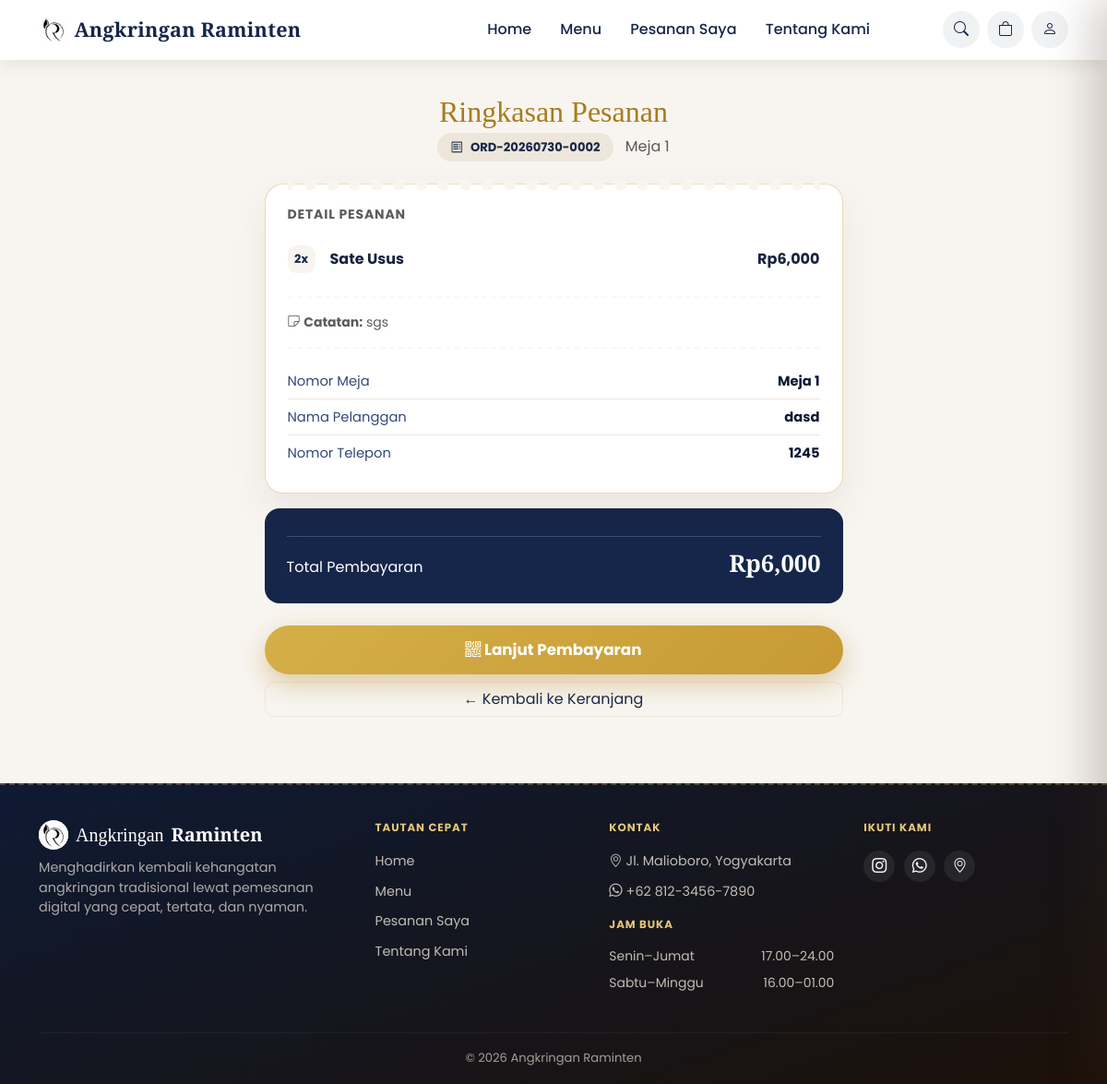
Page /checkout/summary/2 on the committed database.
### models/order.py (models this page shows, shortened)
class Order(db.Model):
    __tablename__ = "orders"
    id = db.Column(db.Integer, primary_key=True)
    order_number = db.Column(db.String(30), unique=True, nullable=True)
    table_id = db.Column(db.Integer, db.ForeignKey("tables.id"), nullable=True)
    table_number = db.Column(db.Integer, nullable=False)
    customer_name = db.Column(db.String(100), default="Pelanggan")
    customer_phone = db.Column(db.String(30), default="")
    note = db.Column(db.String(255), default="")
    _status = db.Column("status", db.String(30), default=STATUS_FLOW[0])
    _payment_status = db.Column("payment_status", db.String(20), default=PAYMENT_BELUM_DIBAYAR)
    payment_method = db.Column(db.String(20), default="QRIS")
    paid_at = db.Column(db.DateTime, nullable=True)
    created_at = db.Column(db.DateTime, default=datetime.utcnow)
    updated_at = db.Column(db.DateTime, default=datetime.utcnow, onupdate=datetime.utcnow)
    items = db.relationship("OrderItem", backref="order", lazy=True, cascade="all, delete-orphan")
    transaction = db.relationship("Transaction", backref="order", uselist=False, cascade="all, delete-orphan")
    @property
    def status(self):
        return self._status
    @status.setter
    def status(self, value):
        if value not in STATUS_FLOW:
            raise ValueError(f"Status pesanan '{value}' tidak valid.")
        self._status = value
        self.updated_at = datetime.utcnow()
    @property
    def payment_status(self):
        return self._payment_status
    @payment_status.setter
    def payment_status(self, value):
        if value not in PAYMENT_STATUS_FLOW:
            raise ValueError(f"Status pembayaran '{value}' tidak valid.")
        self._payment_status = value
    @property
    def is_paid(self):
        return self._payment_status == PAYMENT_LUNAS
    @property
    def total_price(self):
        return sum(item.subtotal for item in self.items)

class OrderItem(db.Model):
    __tablename__ = "order_items"
    id = db.Column(db.Integer, primary_key=True)
    order_id = db.Column(db.Integer, db.ForeignKey("orders.id"), nullable=False)
    menu_item_id = db.Column(db.Integer, db.ForeignKey("menu_items.id"), nullable=False)
    quantity = db.Column(db.Integer, default=1)
    price_at_order = db.Column(db.Float, nullable=False)
    @property
    def subtotal(self):
        return self.quantity * self.price_at_order

### models/menu.py (models this page shows, shortened)
class MenuItem(db.Model):
    __tablename__ = "menu_items"
    id = db.Column(db.Integer, primary_key=True)
    name = db.Column(db.String(100), nullable=False)
    _price = db.Column("price", db.Float, nullable=False)
    category = db.Column(db.String(20), nullable=False)  # Makanan / Minuman / Cemilan
    description = db.Column(db.String(255), default="")
    image = db.Column(db.String(255), default="default-menu.jpg")
    is_available = db.Column(db.Boolean, default=True)
    order_items = db.relationship("OrderItem", backref="menu_item", lazy=True)
    @property
    def price(self):
        return self._price
    @price.setter
    def price(self, value):
        if value is None or value < 0:
            raise ValueError("Harga menu tidak boleh negatif.")
        self._price = value

### routes/customer.py (the view)
@customer_bp.route("/checkout/summary/<int:order_id>")
def order_summary(order_id):
    order = Order.query.get_or_404(order_id)
    if order.is_paid:
        return redirect(url_for("customer.receipt", order_id=order.id))
    return render_template("customer/order_summary.html", order=order)

### templates/customer/order_summary.html (shortened to what this page needs)
{% extends "customer/base.html" %}
{% block content %}
<div class="container py-4">
  <div class="row justify-content-center">
    <div class="col-lg-7">
      <h2 class="section-title mb-1 text-center">Ringkasan Pesanan</h2>
      <p class="text-muted mb-4 text-center">
        <span class="qris-order-chip"><i class="bi bi-receipt"></i> {{ order.order_number }}</span>
        &nbsp; <span class="text-muted">Meja {{ order.table_number }}</span>
      </p>
      <div class="ticket-card p-4 mb-3">
        <h6 class="text-uppercase small fw-bold text-muted mb-3" style="letter-spacing:.06em;">Detail Pesanan</h6>
        <div class="d-flex flex-column mb-2">
          {% for item in order.items %}
          <div class="order-line-item">
            <div class="d-flex align-items-center gap-3">
              <div class="order-line-qty">{{ item.quantity }}x</div>
              <div class="fw-bold">{{ item.menu_item.name }}</div>
            </div>
            <span class="fw-bold">Rp{{ '{:,.0f}'.format(item.subtotal) }}</span>
          </div>
          {% endfor %}
        </div>
        {% if order.note %}
        <hr class="ticket-divider">
        <p class="text-muted small mb-0"><i class="bi bi-sticky"></i> <strong>Catatan:</strong> {{ order.note }}</p>
        {% endif %}
        <hr class="ticket-divider">
        <div class="pay-info-row"><span class="label">Nomor Meja</span><span class="value">Meja {{ order.table_number }}</span></div>
        <div class="pay-info-row"><span class="label">Nama Pelanggan</span><span class="value">{{ order.customer_name }}</span></div>
        {% if order.customer_phone %}
        <div class="pay-info-row"><span class="label">Nomor Telepon</span><span class="value">{{ order.customer_phone }}</span></div>
        {% endif %}
      </div>
      <div class="total-box mb-4">
        <div class="total-grand">
          <span>Total Pembayaran</span>
          <span class="amount">Rp{{ '{:,.0f}'.format(order.total_price) }}</span>
        </div>
      </div>
      <a href="{{ url_for('customer.payment_method', order_id=order.id) }}" class="btn btn-pesan w-100">
        <i class="bi bi-qr-code"></i> Lanjut Pembayaran
      </a>
      <a href="{{ url_for('customer.cart') }}" class="btn btn-outline-secondary w-100 mt-2">
        &larr; Kembali ke Keranjang
      </a>
    </div>
  </div>
</div>
{% endblock %}

### static/css/style.css (style rules this page uses)
:root { --cream-50: #FFFFFF; --cream-100: #F8F5F0; --cream-200: #EDE6DA; --navy-900: #0E1A33; --navy-800: #16264A; --navy-700: #1E3160; --navy-500: #34497A; --coklat-900: var(--navy-900); --coklat-700: var(--navy-800); --coklat-500: var(--navy-500); --coklat-300: #7F8FB3; --gold-700: #A97B1D; --gold-600: #C79A34; --gold-500: #D4AF48; --gold-400: #E4C878; --orange-600: var(--gold-600); --orange-500: var(--gold-500); --orange-400: var(--gold-400); --leaf-800: #253B23; --leaf-700: #33502F; --leaf-500: #4E7A46; --leaf-300: #8FB77E; --leaf-100: #E4EEDD; --ink: #17233F; --font-display: "Playfair Display", "Georgia", serif; --font-body: "Poppins", sans-serif; --gold-border: rgba(201,154,52,.35); --shadow-soft: 0 10px 26px rgba(14, 26, 51, .1); --shadow-lift: 0 20px 42px rgba(14, 26, 51, .18); }
* { box-sizing: border-box; }
html { scroll-behavior: smooth; }
body { font-family: var(--font-body); color: var(--ink); background-color: var(--cream-100); overflow-x: hidden; }
.btn-pesan, .btn-staff-login { position: relative; overflow: hidden; }
h1, h2, h3, .display-font { font-family: var(--font-display); }
a { text-decoration: none; }
body:not(.has-hero) { padding-top: 78px; }
.btn-pesan { background: linear-gradient(135deg, var(--gold-500), var(--gold-600)); color: #fff; border: none; padding: .85rem 2.1rem; border-radius: 999px; font-weight: 700; font-size: 1.05rem; box-shadow: 0 10px 28px rgba(180,135,42,.4); transition: transform .15s ease, box-shadow .15s ease, filter .15s ease; }
.section-title { font-family: var(--font-display); color: var(--gold-700); }
.total-box { background: var(--coklat-700); color: var(--cream-50); border-radius: 16px; padding: 1.5rem; }
.btn-outline-secondary { border-radius: 10px; color: var(--navy-800); border-color: var(--cream-200); transition: background .15s ease, border-color .15s ease, transform .15s ease; }
* { min-width: 0; }
.row { margin-left: 0; margin-right: 0; }
.ticket-card { background: var(--cream-50); border: 1px solid var(--gold-border); border-radius: 20px; position: relative; box-shadow: 0 18px 40px rgba(74, 44, 23, .08); color: var(--ink); }
.ticket-card::before { content: ""; position: absolute; top: -10px; left: 24px; right: 24px; height: 20px; background-image: radial-gradient(circle 6px, var(--cream-100) 6px, transparent 7px); background-size: 24px 20px; background-repeat: repeat-x; background-position: top center; }
.ticket-divider { border: none; border-top: 2px dashed var(--cream-200); margin: 1rem 0; }
.order-line-item { display: flex; align-items: center; justify-content: space-between; padding: .55rem 0; border-bottom: 1px solid var(--cream-200); gap: .75rem; }
.order-line-item:last-child { border-bottom: none; }
.order-line-qty { width: 30px; height: 30px; border-radius: 9px; background: var(--cream-100); color: var(--coklat-700); font-weight: 700; font-size: .8rem; display: flex; align-items: center; justify-content: center; flex-shrink: 0; }
.total-box .total-grand { display: flex; justify-content: space-between; align-items: baseline; padding-top: .6rem; margin-top: .4rem; border-top: 1px solid rgba(255,255,255,.18); }
.total-box .total-grand .amount { font-family: var(--font-display); font-size: 1.6rem; font-weight: 700; }
.qris-order-chip { display: inline-flex; align-items: center; gap: .5rem; background: var(--cream-200); color: var(--coklat-700); border-radius: 999px; padding: .35rem .9rem; font-weight: 700; font-size: .82rem; }
.pay-info-row { display: flex; justify-content: space-between; padding: .5rem 0; font-size: .92rem; }
.pay-info-row + .pay-info-row { border-top: 1px solid var(--cream-200); }
.pay-info-row .label { color: var(--coklat-500); }
.pay-info-row .value { font-weight: 700; color: var(--coklat-900); }

### rows in the picture
Order: order_number "ORD-20260730-0002", table_number "1", note "sgs", customer_name "dasd", customer_phone "1245"
OrderItem: quantity "2", menu_item.name "Sate Usus", subtotal "6,000", total_price "6,000"

### other values in the picture
{{ contact.address }} "Jl. Malioboro, Yogyakarta"
{{ contact.whatsapp_display }} "+62 812-3456-7890"
